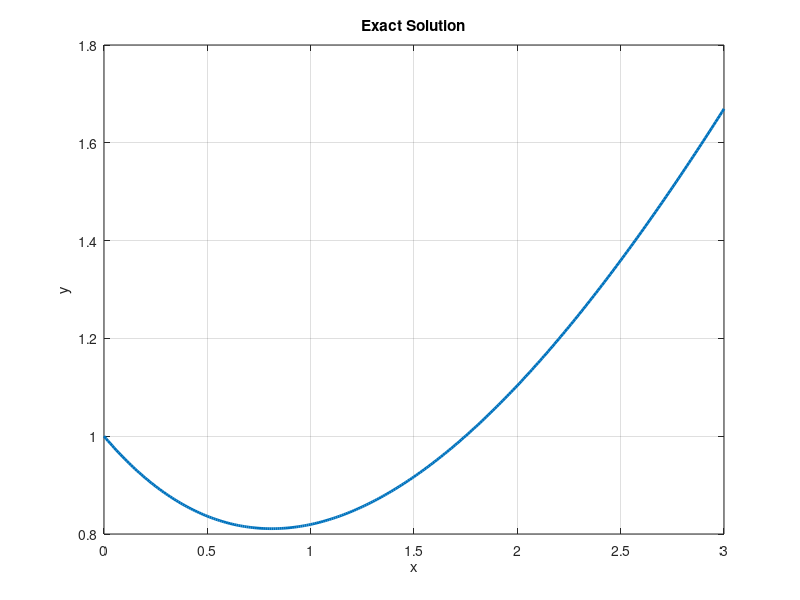
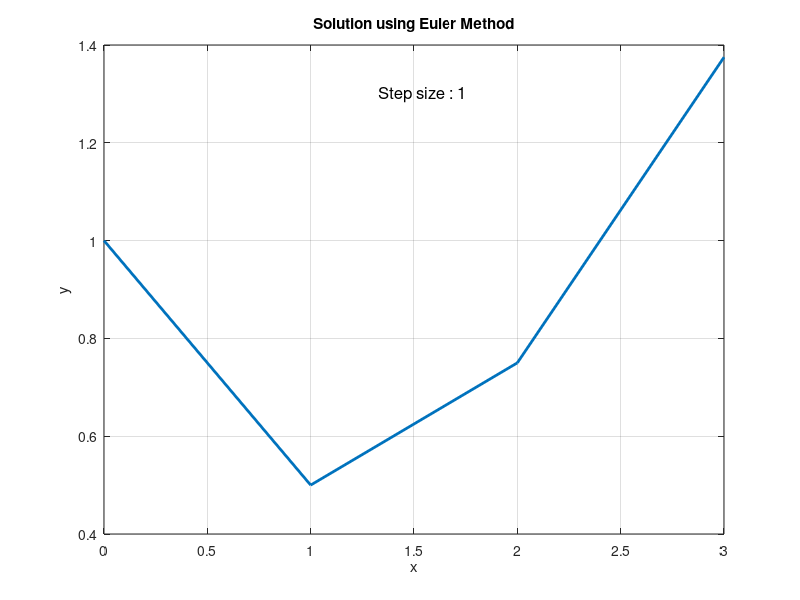
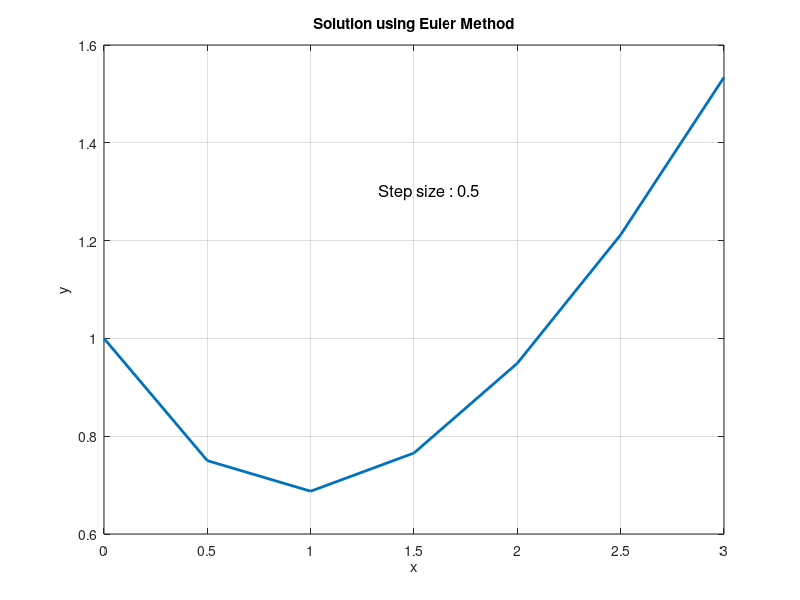
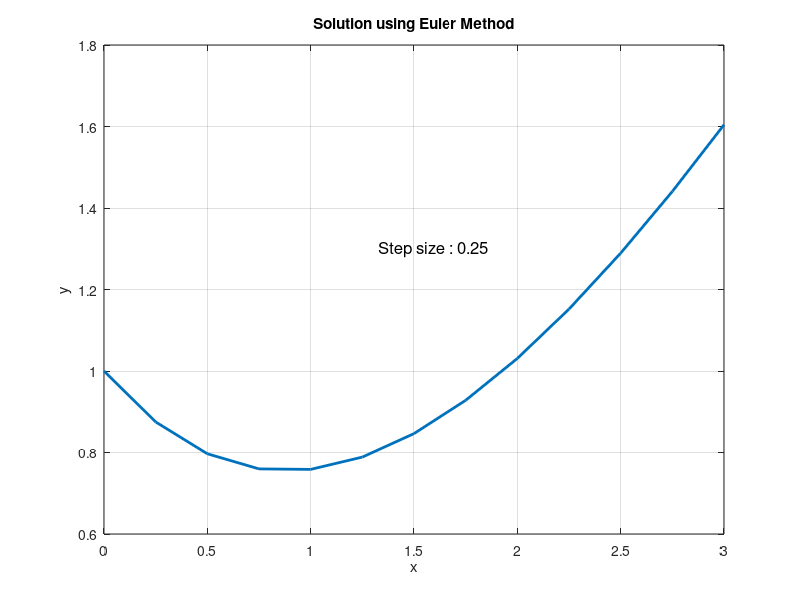

MATLAB code to generate these figures, in order:
clc , close all ; 
clf , clear all ; 
%%%%%%%%%%%%%%%%%%%%%%%%%%%%%%%%%%%%%%%%%%%%%%%%%%%%%%%%%%%%%%%%%%%%%%%%%%
% Euler's Method
f = @(x,y) (x-y)/2 ;
% Plotting actual value using exact solution
actual_ans = @(x) 3*exp(-x/2) - 2 + x ; 
x = 0 : .01 : 3 ;
y = actual_ans(x) ;
plot(x,y,'LineWidth',2) ;
title('Exact Solution','LineWidth',2) ;
xlabel('x','LineWidth',2) ;
ylabel('y','LineWidth',2) ;
grid on ;
actual_value = actual_ans(3) ;
fprintf('Actual value of y(3) : %f\n\n',actual_value) ;

% Code for Euler's Method to solve ODE 
for k = 1 : 4          % Loop for changing step size
    step_size = [1 1/2 1/4 1/8] ;
    max_value = 3 ; 
    n = max_value / step_size(k) ; 
    x = [] ; 
    y = [] ;
    % Initial value
    x(1) = 0 ;  
    y(1) = 1 ; 
    for i = 1 : n ; 
        y(i+1) = y(i) + f(x(i),y(i)) * step_size(k) ;
        x(i+1) = x(i) + step_size(k) ;
    end
    figure ; 
    plot(x,y,'LineWidth',2) ;
    title('Solution using Euler Method','LineWidth',2) ;
    xlabel('x') ;
    ylabel('y') ; 
    % adding step size to the figure
    string = num2str(step_size(k)) ;
    string = [ 'Step size : ' string ] ;
    text(1.33,1.3,string,'FontSize',12) ;
    grid on ;
    fprintf('For step size %.3f y(3) = %f\n',step_size(k),y(i+1)) ;
    error = (abs(actual_value-y(i+1))/actual_value) * 100 ;
    fprintf('Percentage of error %.2f%%\n\n',error) ;
end

